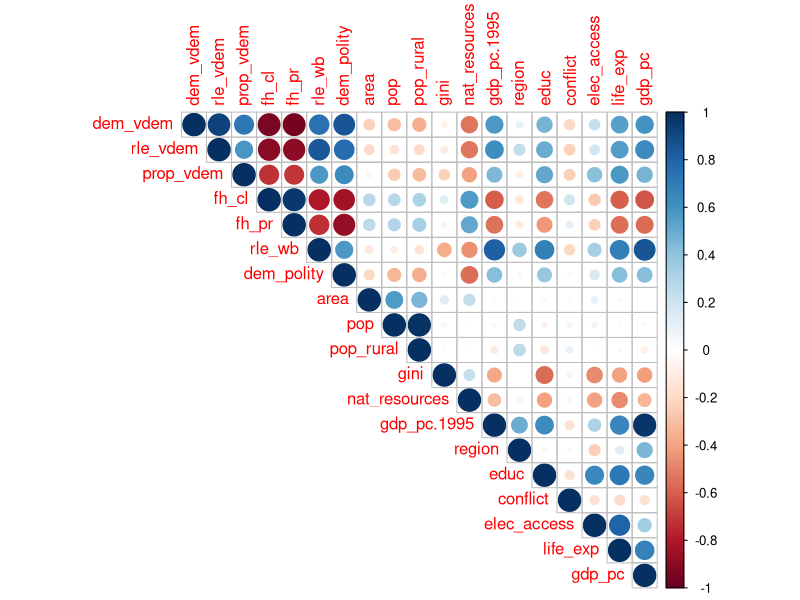
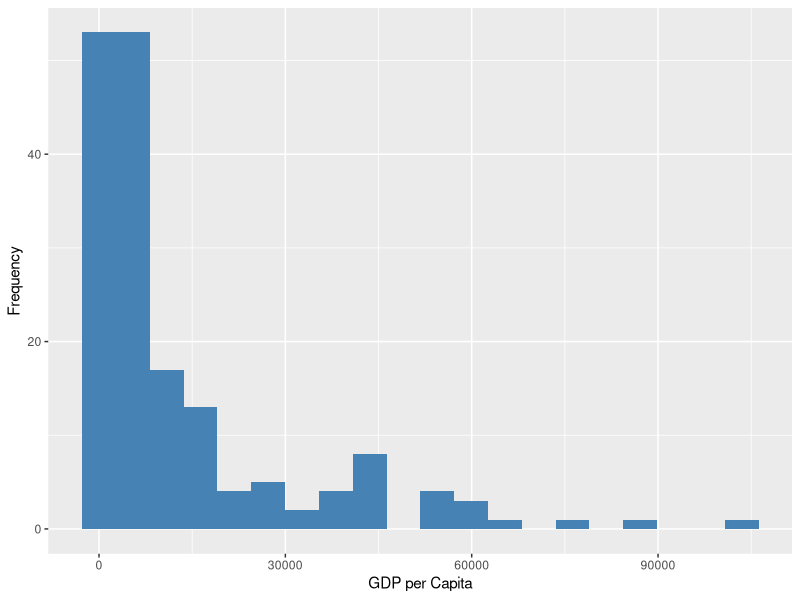
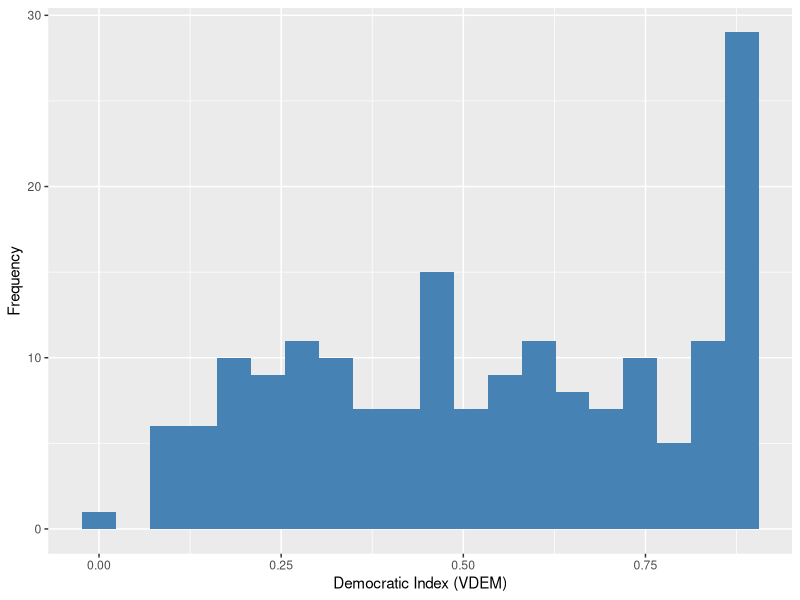
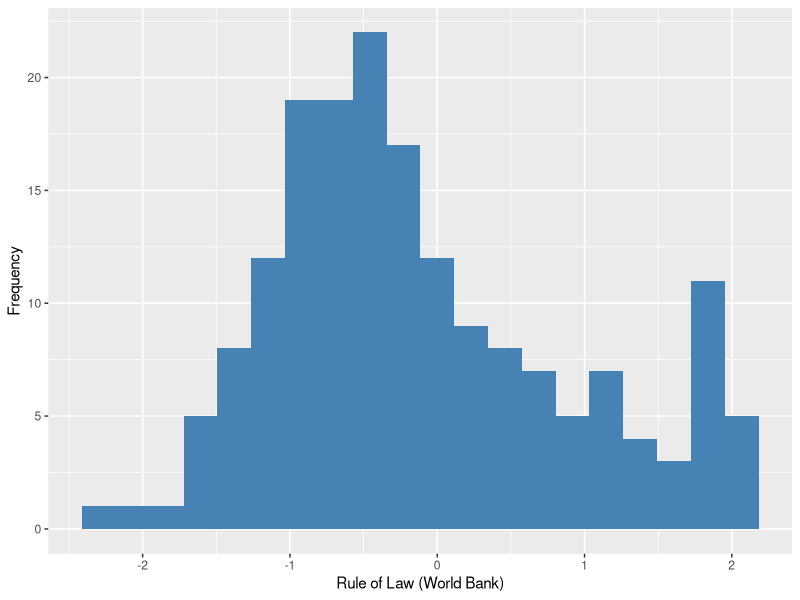
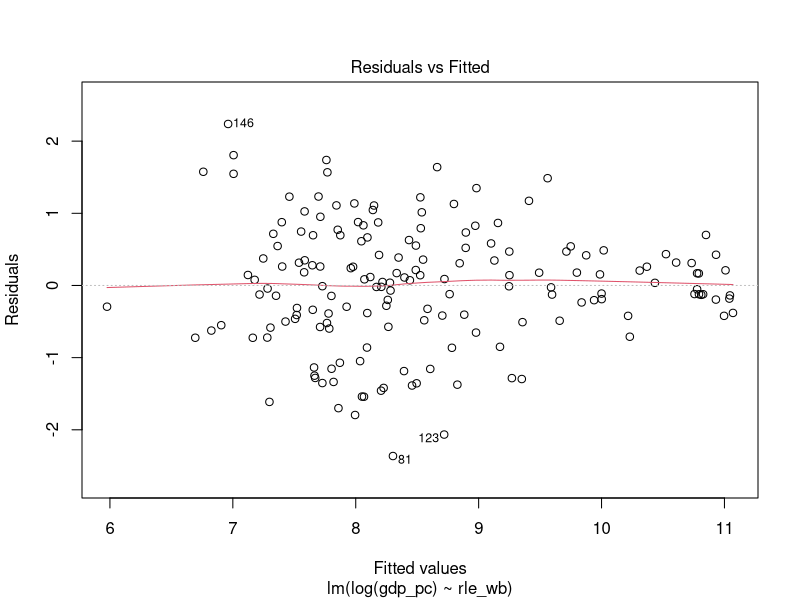
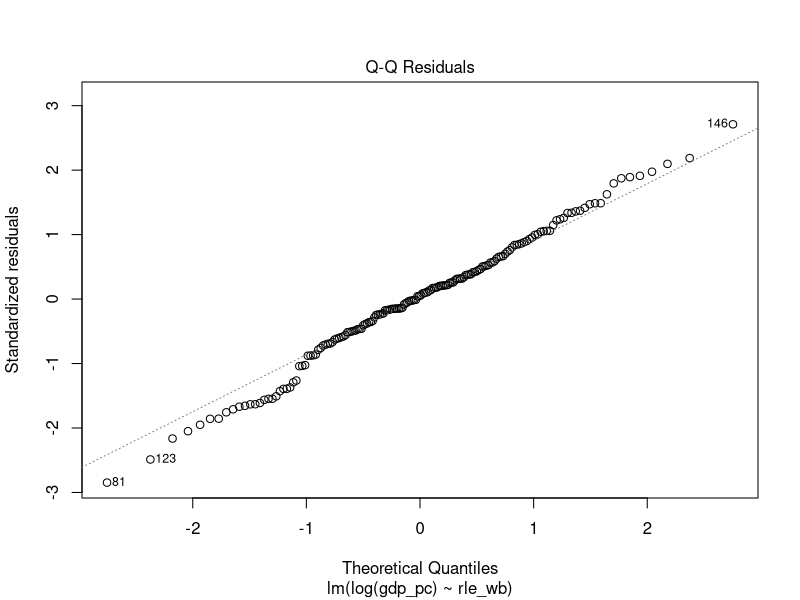
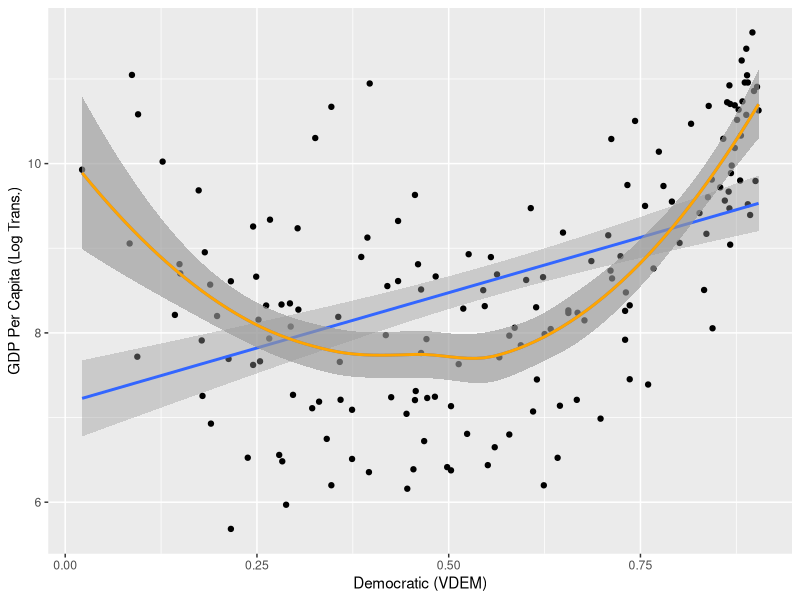
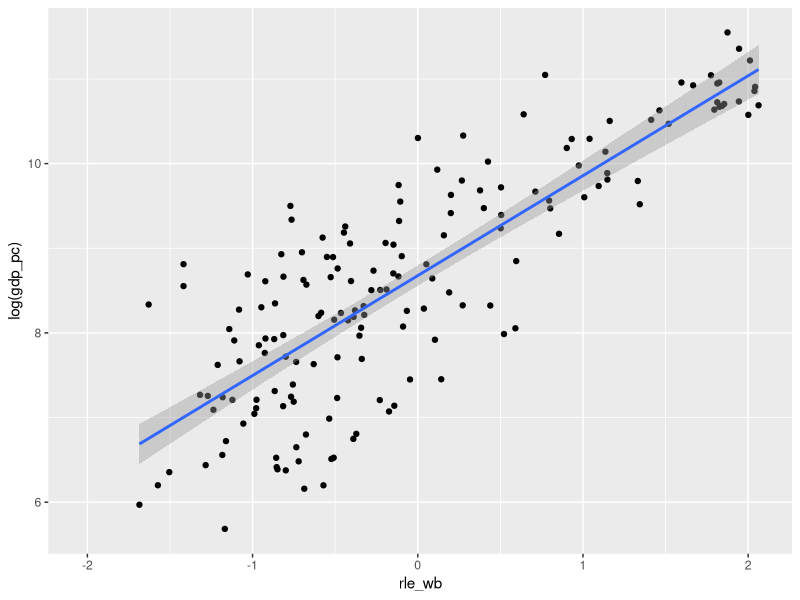

The R script that drew these images, in order:
## ---- chunk 1
knitr::opts_chunk$set(echo = TRUE)
setwd("C:/Users/colde/OneDrive/Documents/DKU_Labs")



library(tidyverse)
library(dplyr)
library(broom)
library(corrplot)
demindex <- read_csv("midterm.csv")
## ---- chunk 2
# I'm starting out by creating an exploratory correlation plot to look at how the various indices in the dataset may be correlated. It will be ok to simply drop all NA values here, as this corrplot is for exploratory analysis. To be clear, though, we are removing a large percentage of values in the database so realistically this would not be an acceptable final product for a publication.
corrplotdata <- demindex[-c(1,2)]
corrplotdata <- drop_na(corrplotdata)
corrplotdata.cor = cor(corrplotdata)
corrplot(corrplotdata.cor, type = "upper")
## ---- chunk 3
# This data clearly needs to be log transformed
ggplot(demindex, aes(x=gdp_pc)) +
  geom_histogram(bins = 20, fill = 'steelblue') +
  xlab('GDP per Capita') +
  ylab('Frequency')

ggplot(demindex, aes(x=dem_vdem)) +
  geom_histogram(bins = 20, fill = 'steelblue') +
  xlab('Democratic Index (VDEM)') +
  ylab('Frequency')

ggplot(demindex, aes(x = rle_wb)) +
  geom_histogram(bins = 20, fill = 'steelblue') +
  xlab('Rule of Law (World Bank)') +
  ylab('Frequency')
## ---- chunk 4
# Residuals Graph (Identifying Outliers)
outliersmodel <- lm(log(gdp_pc) ~ rle_wb, demindex)
plot(outliersmodel, c(1,2))

# dataframe of outliers
outliertibble <- data.frame(demindex[146,1:4])
outliertibble <- outliertibble %>%
  add_row(demindex[81,1:4]) %>%
  add_row(demindex[123,1:4]) %>%
  add_row(demindex[124,1:4])
outliertibble

# Remove these 4 countries
demindex <- demindex %>%
filter(!(country_code %in% c('SOM', 'GNQ', 'MWI', 'RWA')))
## ---- chunk 5
dem_econ_model1 <- lm(log(gdp_pc) ~ dem_vdem, data = demindex)
summary(dem_econ_model1)

ggplot(demindex, aes(dem_vdem, log(gdp_pc))) + 
  geom_point() +
  geom_smooth(method = 'lm', formula = 'y~x') +
  geom_smooth(method = ) +
  geom_smooth(method = 'loess', formula = 'y~x', color = 'orange') +
  xlab('Democratic (VDEM)') + ylab('GDP Per Capita (Log Trans.)')

## ---- chunk 6
rule_econ_model1 <- lm(log(gdp_pc) ~ rle_wb, data = demindex)
summary(rule_econ_model1)

ggplot(demindex, aes(rle_wb, log(gdp_pc))) + 
  geom_point() +
  geom_smooth(method = 'lm', formula = 'y~x')
## ---- chunk 7


demindex_pop_over500k <- demindex %>%
  filter(pop > 500000)


## ---- chunk 8
# Use 0.46 as the cutoff for a democratic country
demindex <- demindex %>%
  mutate(democratic_country = case_when(dem_vdem >= 0.46  ~ 1, TRUE ~ 0))

ROL_econ_wbmodel1 <- lm(log(gdp_pc) ~ democratic_country * rle_wb, data = demindex)
summary(ROL_econ_wbmodel1)
## ---- chunk 9

# This is a second graph, with the interaction between variables included. This means, the slopes will be free to vary freely.
ggplot(demindex, aes(rle_wb,log(gdp_pc), color = factor(democratic_country))) +
  geom_point() +
  geom_smooth(method = 'lm', formula = 'y ~ x', se = FALSE) +
  labs(color = 'Country Status',   title = "Rule of Law vs GDP Per Capita (Log)",
  x = "Rule of Law (vdem)",
  y = "GDP Per capita (Log Scale)") +
  scale_color_manual(labels = c('Not Democratic', 'Democratic'), values = c('blue', 'red'))
## ---- chunk 10
# To be clear, I am not excited about adding dem_vdem to this model. It should not be included :)
finalmodel1 <- lm(log(gdp_pc) ~ rle_wb + dem_vdem + life_exp, data = demindex)

finalmodel2 <- lm(log(gdp_pc) ~ rle_wb + dem_vdem + educ, data = demindex)

summary(finalmodel1)
summary(finalmodel2)
